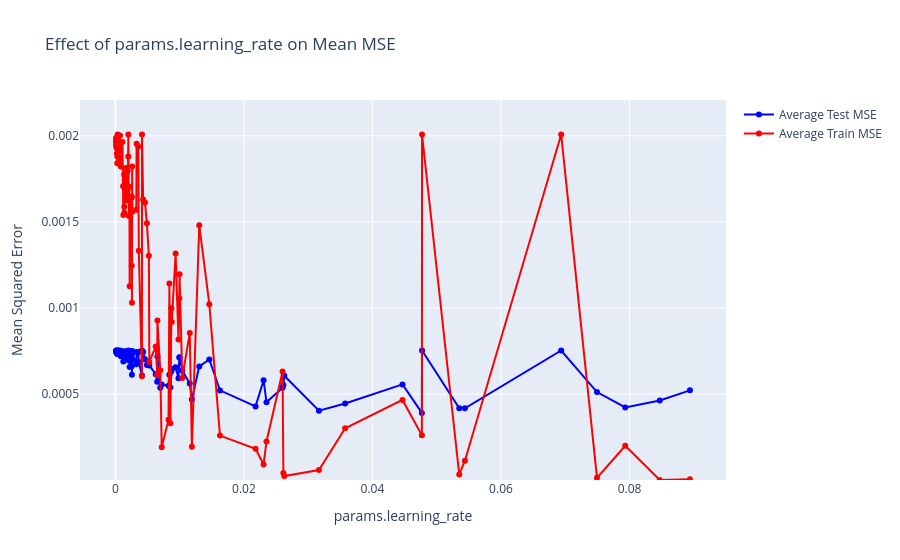
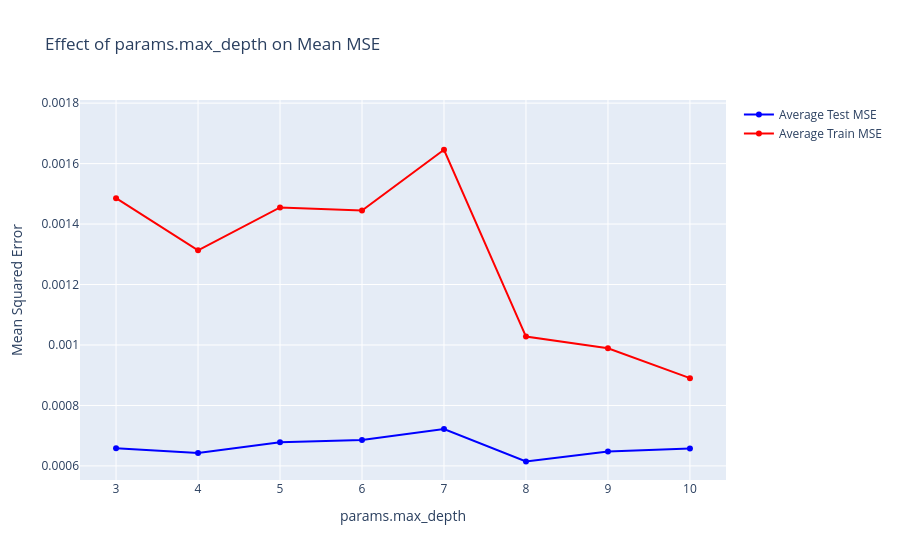
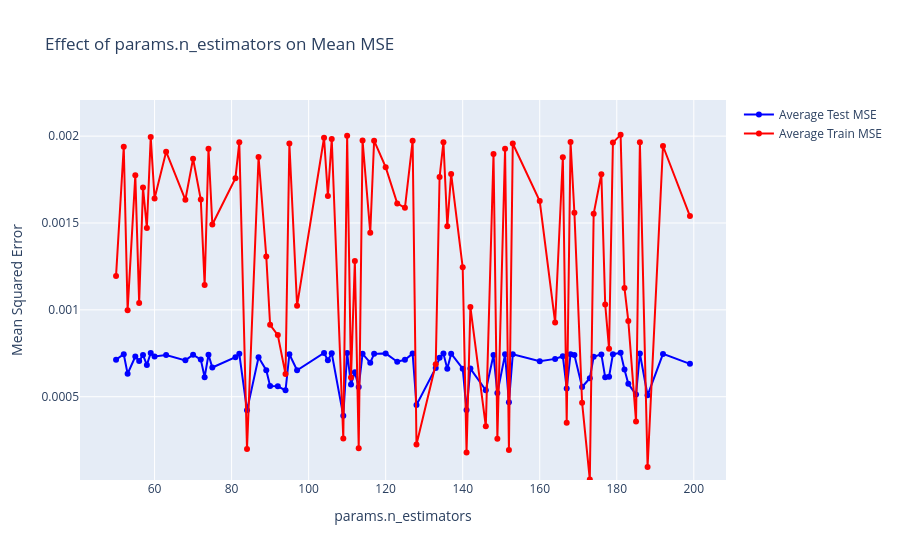
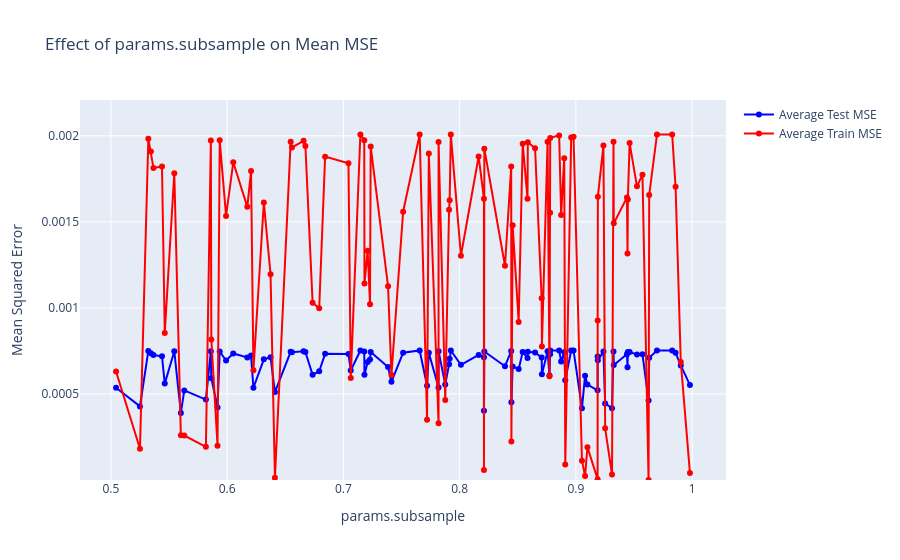

Notebook code cell kept with these figures, in order:
### Code cell
import os
import pandas as pd
import numpy as np
import mlflow
import matplotlib.pyplot as plt
import seaborn as sns
import dagshub

# Set up MLflow
mlflow.set_tracking_uri("https://dagshub.com/najibabounasr/MacroEconomicAPI.mlflow")
dagshub.init("MacroEconomicAPI", "najibabounasr", mlflow=True)
mlflow.set_experiment("XGBoost Optimization")
os.environ['MLFLOW_TRACKING_USERNAME'] = 'najibabounasr'
os.environ['MLFLOW_TRACKING_PASSWORD'] = 'fbaccfb8cf4e8d2d195cd05e9a53dbfe32323695'

# Fetch experiment data
experiment_id = "XGBoost Optimization"  # Replace with your experiment ID

# Retrieve all runs from the specified MLflow experiment
runs = mlflow.search_runs(experiment_ids=[mlflow.get_experiment_by_name("XGBoost Optimization").experiment_id])

if runs.empty:
    print("No runs found in the specified experiment")

# Define the columns you want to select
params = [
    "params.learning_rate", "params.max_depth", "params.n_estimators",
    "params.subsample", "params.colsample_bytree", "params.lambda", "params.alpha"
]
metrics = ["metrics.train_mse", "metrics.test_mse"]
tags = ["tags.target_feature", "tags.feature_addition_rounds", "tags.feature_dropping_threshold"]

# Combine the metrics and parameter lists
columns_to_select = metrics + params + tags

df = runs[columns_to_select]

# Preprocess the data
df.sort_values(by='metrics.test_mse', ascending=False)
df.dropna()

df = df.dropna()

df[[
    "params.learning_rate", "params.max_depth", "params.n_estimators",
    "params.subsample", "params.colsample_bytree", "params.lambda", "params.alpha"
]].drop_duplicates()

no_duos_index = df[[
    "params.learning_rate", "params.max_depth", "params.n_estimators",
    "params.subsample", "params.colsample_bytree", "params.lambda", "params.alpha"
]].drop_duplicates(keep='last').index

# Replace "None" with np.nan for specified columns
df['params.learning_rate'] = df['params.learning_rate'].replace('None', np.nan)
df['params.max_depth'] = df['params.max_depth'].replace('None', np.nan)
df['params.n_estimators'] = df['params.n_estimators'].replace('None', np.nan)
df['params.subsample'] = df['params.subsample'].replace('None', np.nan)
df['params.colsample_bytree'] = df['params.colsample_bytree'].replace('None', np.nan)
df['params.lambda'] = df['params.lambda'].replace('None', np.nan)
df['params.alpha'] = df['params.alpha'].replace('None', np.nan)

# Convert the relevant columns to numeric
df['params.learning_rate'] = pd.to_numeric(df['params.learning_rate'], errors='coerce')
df['params.max_depth'] = pd.to_numeric(df['params.max_depth'], errors='coerce')
df['params.n_estimators'] = pd.to_numeric(df['params.n_estimators'], errors='coerce')
df['params.subsample'] = pd.to_numeric(df['params.subsample'], errors='coerce')
df['params.colsample_bytree'] = pd.to_numeric(df['params.colsample_bytree'], errors='coerce')
df['params.lambda'] = pd.to_numeric(df['params.lambda'], errors='coerce')
df['params.alpha'] = pd.to_numeric(df['params.alpha'], errors='coerce')

runs_df = df.copy()

import plotly.graph_objs as go
# Determine if a parameter should be plotted as a line or bar plot
def should_use_line_plot(param):
    continuous_params = [
        'params.learning_rate', 'params.max_depth', 'params.n_estimators',
        'params.subsample', 'params.colsample_bytree', 'params.lambda', 'params.alpha'
    ]
    return param in continuous_params

# Create plots for each parameter - Train and Test MSE
for param in params:
    fig = go.Figure()
    
    grouped_test = df.groupby(param)['metrics.test_mse'].mean()
    grouped_train = df.groupby(param)['metrics.train_mse'].mean()
    
    if should_use_line_plot(param):
        fig.add_trace(go.Scatter(x=grouped_test.index, y=grouped_test, mode='lines+markers', name='Average Test MSE', line=dict(color='blue')))
        fig.add_trace(go.Scatter(x=grouped_train.index, y=grouped_train, mode='lines+markers', name='Average Train MSE', line=dict(color='red')))
    else:
        fig.add_trace(go.Bar(x=grouped_test.index, y=grouped_test, name='Average Test MSE', marker_color='blue'))
        fig.add_trace(go.Bar(x=grouped_train.index, y=grouped_train, name='Average Train MSE', marker_color='red'))

    # Update layout for better visualization
    fig.update_layout(
        title=f'Effect of {param} on Mean MSE',
        xaxis_title=param,
        yaxis_title='Mean Squared Error',
        yaxis=dict(range=[min(grouped_test.min(), grouped_train.min()) * 0.9, max(grouped_test.max(), grouped_train.max()) * 1.1]),
        barmode='group' if not should_use_line_plot(param) else None
    )

    fig.show()
